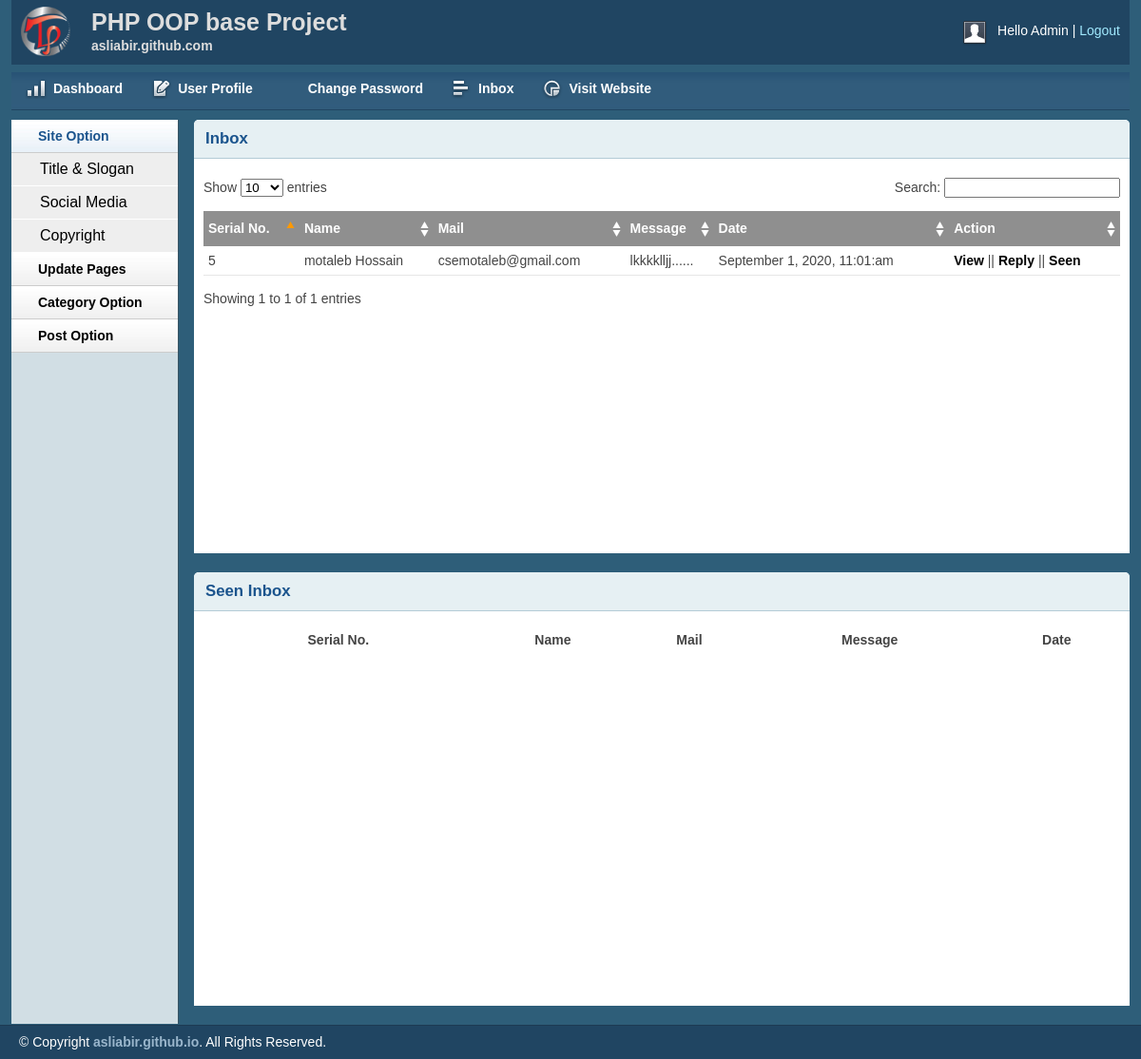
/admin/inbox.php (signed in), run on the app's committed database.
### tables this page shows
CREATE TABLE `tbl_contect` (
  `id` int(11) NOT NULL,
  `firstname` varchar(255) NOT NULL,
  `lastname` varchar(255) NOT NULL,
  `email` varchar(255) NOT NULL,
  `body` text NOT NULL,
  `status` int(25) DEFAULT 0,
  `date` datetime NOT NULL DEFAULT current_timestamp()
);

### lib/Database.php (called while the page is built, shortened)
<?php
Class Database{
	public $host   = DB_HOST;
	public $user   = DB_USER;
	public $pass   = DB_PASS;
	public $dbname = DB_NAME;
	public $link;
	private function connectDB(){
	$this->link = new mysqli($this->host, $this->user, $this->pass, $this->dbname);
 }
	public function select($query){
		$result = $this->link->query($query) or die($this->link->error.__LINE__);
		if($result->num_rows > 0){
			return $result;
		} else {
			return false;
		}
	}
}
?>

### helpers/format.php (called while the page is built, shortened)
<?php
class Format{
	public function formatData($date){
		return date('F j, Y, g:i:a', strtotime($date));
	}
	public function textShorten($text, $limit = 400){
		$text = $text." ";
		$text = substr($text, 0, $limit);
		$text = substr($text, 0, strrpos($text, ' '));
		$text = $text."......";
		return $text;
	}
}
 ?>

### admin/inbox.php (the view, shortened to what this page needs)
<?php include "inc/header.php"; ?>
<?php include "inc/sidebar.php"; ?>
<div class="grid_10">
		<div class="box round first grid">
				<h2>Inbox</h2>
				<div class="block">
						<table class="data display datatable" id="example">
	<thead>
		<tr>
			<th>Serial No.</th>
			<th>Name</th>
			<th>Mail</th>
			<th>Message</th>
			<th>Date</th>
			<th>Action</th>
		</tr>
	</thead>
	<tbody>
<?php
		$query = "SELECT * FROM tbl_contect WHERE status = '0' ORDER BY id DESC";
		$category = $db->select($query);
		if($category){
			while($result = $category->fetch_assoc()){
?>
		<tr class="odd gradeX">
			<td><?php echo $result['id']; ?></td>
			<td><?php echo $result['firstname']; ?> <?php echo $result['lastname']; ?></td>
			<td><?php echo $result['email']; ?></td>
			<td><?php echo $fm->textShorten($result['body']); ?></td>
			<td><?php echo $fm->formatData($result['date']); ?></td>
			<td><a href="viewmsg.php?msgid=<?php echo $result['id']; ?>">View</a> || <a href="msgreply.php?msgid=<?php echo $result['id']; ?>">Reply</a> || <a href="?seen=<?php echo $result['id']; ?>">Seen</a></td>
		</tr>
<?php } } ?>
	</tbody>
</table>
</div>
</div>
<div class="box round first grid">
				<h2>Seen Inbox</h2>
				<div class="block">
					<table class="data display datatable" id="example">
		<tr>
			<th>Serial No.</th>
			<th>Name</th>
			<th>Mail</th>
			<th>Message</th>
			<th>Date</th>
		</tr>
</table>
</div>
</div>
</div>
<?php include "inc/footer.php"; ?>

### admin/css/layout.css (style rules this page uses)
body { background: #fff none repeat scroll 0 0; color: #444; font-size: 14px; padding: 0; }
a { color: #000; font-weight: bold; text-decoration: none; }
h1, h2, h3, h4, h5, h6 { line-height: 1.2em; margin-bottom: .3em; }
h2 { margin-top: 1em; }
.box { background: #fff; margin-bottom: 20px; padding: 10px 10px 10px 10px; margin-left: -8px; }
.box.grid { padding-bottom: 40px; }
.box.round { -moz-border-radius: 5px 5px 0px 0px; -webkit-border-radius: 5px 5px 0px 0px; border-radius: 5px 5px 0px 0px; }
.box h2 { font-size: 1.2em; font-weight: bold; color: #1B548D; background: #E6F0F3; margin: -10px -10px 0 -10px; padding: 10px 12px; border-bottom: 1px solid #B3CBD6; -moz-border-radius: 5px 5px 0px 0px; -webkit-border-radius: 5px 5px 0px 0px; border-radius: 5px 5px 0px 0px; }
.box.first { min-height: 406px; }
.block { padding-top: 20px; }
.block { padding-bottom: 1px; }
table.display { margin: 0 auto; clear: both; width: 100%; }
.sorting_asc { background: #8f8f8f url(../img/table/sort_asc.png) no-repeat center right; padding: 8px 5px; text-align: left; color: #fff; }
.sorting { background: #8f8f8f url(../img/table/sort_both.png) no-repeat center right; padding: 8px 5px; text-align: left; color: #fff; }
tr.odd { height: 30px; line-height: 30px; border-bottom: 1px solid #e6e6e6; }
tr.odd td, tr.even td { padding-left: 5px; }

### data on the page
tbl_contect: id "5", firstname "motaleb", lastname "Hossain", email "csemotaleb@gmail.com", body "lkkkklljj......", date "September 1, 2020, 11:01:am"
